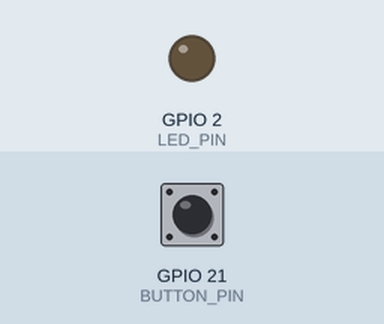
A sketch run on a simulated ESP32. Parts: output pins drawn as LEDs (lit = HIGH). Inputs (shaded band) come from the test bench; at power-on: GPIO 21 (BUTTON_PIN) HIGH. Nothing arrives over Bluetooth unless stated; a phone connects over Bluetooth LE 3 s after start; what the sketch prints to the serial monitor is not drawn.

Above: at 1.2 s.
1.3 s: GPIO 21 (BUTTON_PIN) pulled LOW for 0.15 s
At 1.4 s:
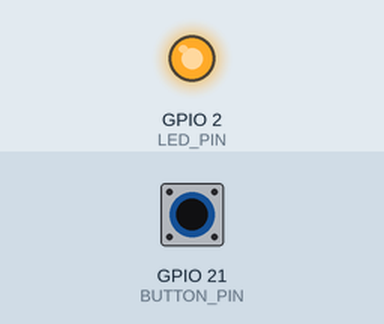
3.0 s: GPIO 21 (BUTTON_PIN) pulled LOW for 3.2 s
At 7.0 s:
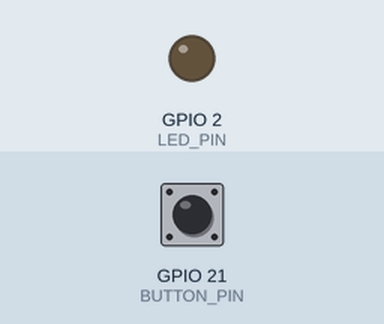
Timing chart, 0 to 8.5 s (numbered marks = the images above; inputs shaded):
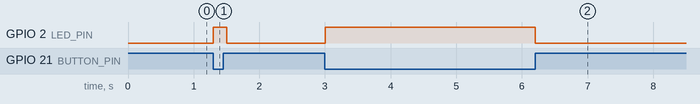

Measured:
- after the input at 1.3 s, GPIO 2 (LED_PIN): LOW → HIGH at once, → LOW 0.20 s later
- after the input at 3.0 s, GPIO 2 (LED_PIN): LOW → HIGH at once, → LOW 3.2 s later

The sketch:

Server.ino
```cpp
/*
 * Keychain Storage Module for the Home Automation project
 * (Server version)
 * https://github.com/PetabyteBrain/Home-Automation
 *
 */
#include <BLEDevice.h>
#include <BLEUtils.h>
#include <BLEServer.h>

#define SERVICE_UUID        "4fafc201-1fb5-459e-8fcc-c5c9c331914b"
#define CHARACTERISTIC_UUID "beb5483e-36e1-4688-b7f5-ea07361b26a8"
#define BUTTON_PIN 21 // GPIO21 pin connected to button
#define LED_PIN 2  // GPIO2 pin connected to LED (Built-in & external) {Recognizes if Button is pressed}

BLECharacteristic *pCharacteristic;
int lastButtonState = HIGH;  // Assume button is released initially

void setup() {
  Serial.begin(115200);
  pinMode(BUTTON_PIN, INPUT_PULLUP);
  pinMode(LED_PIN, OUTPUT);
  Serial.println("Starting BLE work!");

  BLEDevice::init("Button BLE Server");
  BLEServer *pServer = BLEDevice::createServer();
  BLEService *pService = pServer->createService(SERVICE_UUID);
  pCharacteristic = pService->createCharacteristic(
                      CHARACTERISTIC_UUID,
                      BLECharacteristic::PROPERTY_READ |
                      BLECharacteristic::PROPERTY_WRITE |
                      BLECharacteristic::PROPERTY_NOTIFY
                    );

  pCharacteristic->setValue("Button Released");
  pService->start();

  BLEAdvertising *pAdvertising = BLEDevice::getAdvertising();
  pAdvertising->addServiceUUID(SERVICE_UUID);
  pAdvertising->setScanResponse(true);
  pAdvertising->setMinPreferred(0x06);  // Functions that help with iPhone connections issue
  pAdvertising->setMinPreferred(0x12);
  BLEDevice::startAdvertising();
  Serial.println("Characteristic defined!");
}

void loop() {
  int buttonState = digitalRead(BUTTON_PIN);

  if (buttonState != lastButtonState) {
    if (buttonState == LOW) {
      digitalWrite(LED_PIN, HIGH);
      pCharacteristic->setValue("Button Pressed");
      pCharacteristic->notify();
    } else {
      digitalWrite(LED_PIN, LOW);
      pCharacteristic->setValue("Button Released");
      pCharacteristic->notify();
    }
    lastButtonState = buttonState;  // Update last button state
  }

  delay(100);
}
```
